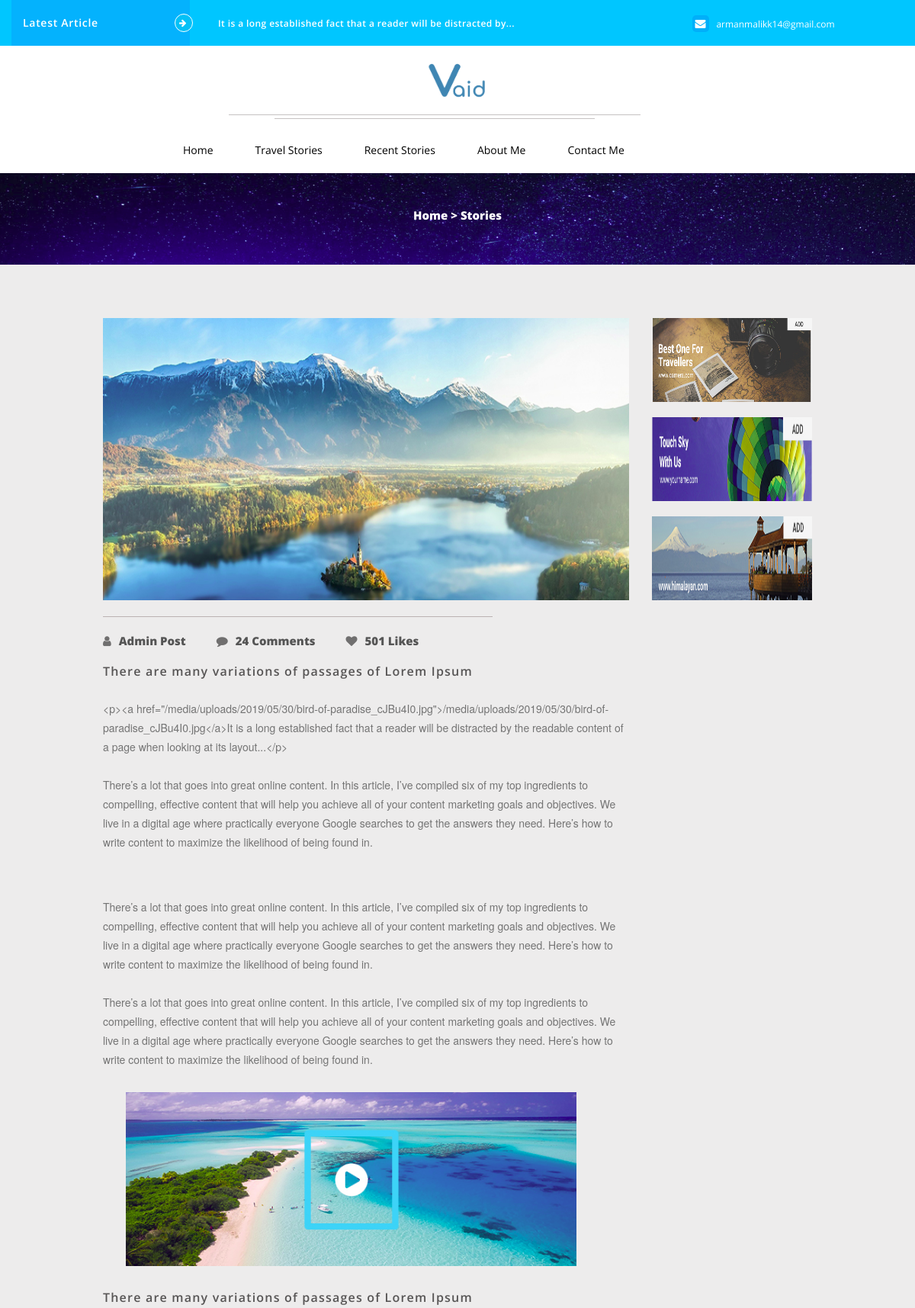
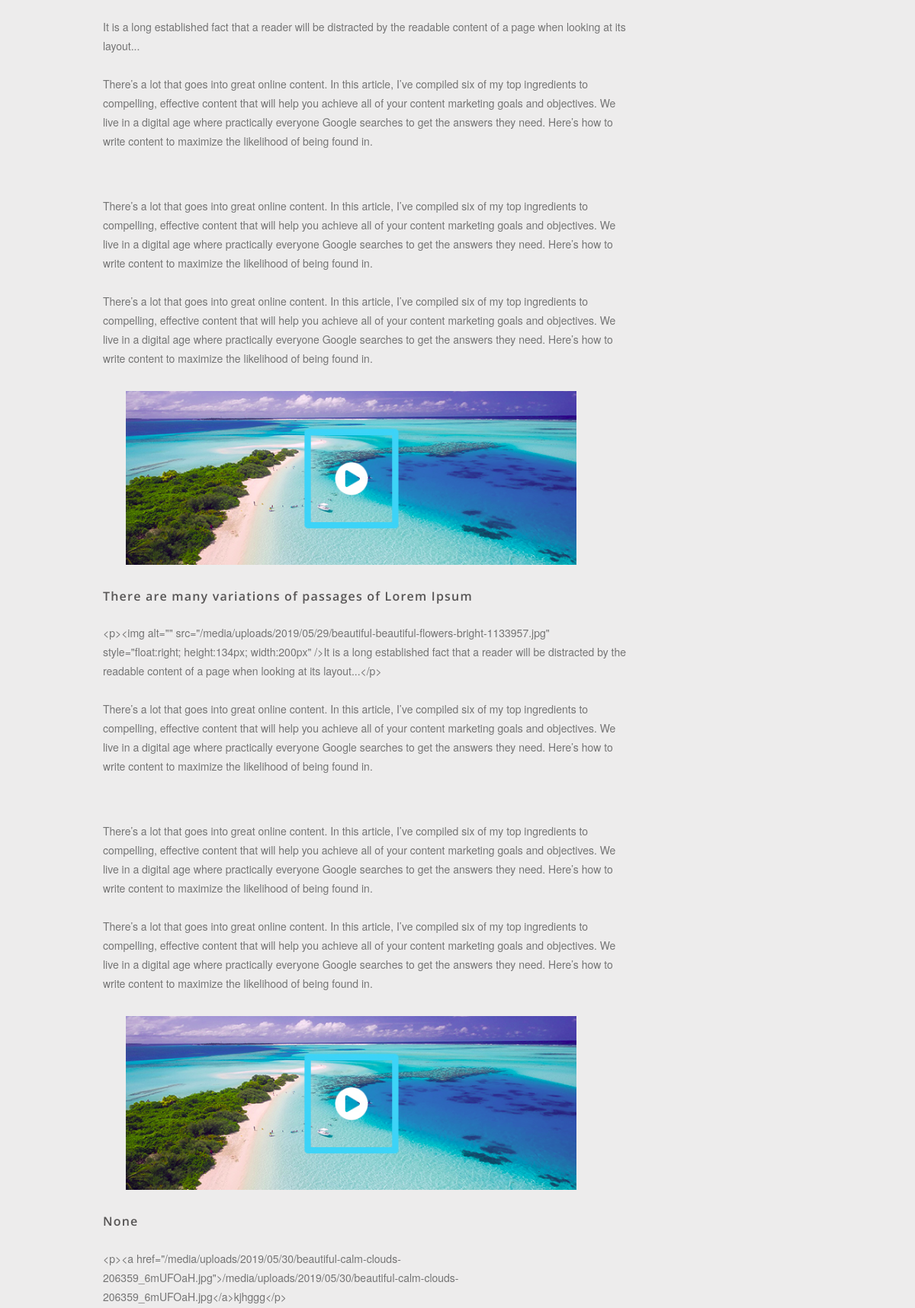
The app's page /single-post/ (upper part) with its own data (2 pictures, top to bottom).
### blog/models.py (models this page shows)
class Tour(models.Model):
    tour_title = models.CharField(max_length=200, null=True, blank=True)
    tour_content = RichTextUploadingField(null=True, blank=True)
    tour_content2 = RichTextUploadingField(null=True, blank=True, config_name='special')
    tour_pic = models.ImageField(upload_to='tour', null=True, blank=True)

### blog/views.py (the view)
# urls.py: path('single-post/', views.single_post, name='single-post'),
def single_post(request):
    single = Tour.objects.all()
    context = {
        'single': single,
    }
    return render(request, 'blog/single-post.html', context)

### blog/templates/blog/single-post.html (shortened to what this page needs)
{% extends 'blog/base.html' %}
{% load static %}
{% load widget_tweaks %}
{% block content %}
 <section id="page-details-section">
     <p id="page-datails-article"><a href="{% url 'index' %}">Home</a>  >  Stories</p>
 </section>
 <section id="all-the-single-articles" >
     <div class="container">
        <div class="row" id="single-post-row">
            <div class="col-md-12 col-sm-12 col-xs-12">
                <div class="col-md-9 col-sm-9 col-xs-12">
                   <img src="{% static 'images/single-main.png' %}" id="single-post-main-image" class="img-responsive">
                   <hr id="under-single-image">
                   <div id="the-single-page-boxs">
                      <ul id="social-media-comment">
                         <li id="soical-media-box"><span id="admin-logo"><i class="fa fa-user"></i></span><span id="admin-text">Admin Post</span></li>
                         <li id="soical-media-box"><span id="admin-logo"><i class="fa fa-comment"></i></span><span id="admin-text">24 Comments</span></li>
                         <li id="soical-media-box"><span id="admin-logo"><i class="fa fa-heart"></i></span><span id="admin-text">501 Likes</span></li>
                      </ul>
                   </div>
                   <br>
                   <div id="the-main-articles">
                       {% for object in single %}
                        <p id="single-post-title-main">{{ object.tour_title }}</p>
                        <p id="single-article-part1">{{ object.tour_content }}</p>
                        <p id="single-article-part1">There’s a lot that goes into great online content. In this article, I’ve compiled six of my top ingredients to compelling, effective content that will help you achieve all of your content marketing goals and objectives. We live in a digital age where practically everyone Google searches to get the answers they need. Here’s how to write content to maximize the likelihood of being found in.</p>
                        <p id="single-article-part1">There’s a lot that goes into great online content. In this article, I’ve compiled six of my top ingredients to compelling, effective content that will help you achieve all of your content marketing goals and objectives. We live in a digital age where practically everyone Google searches to get the answers they need. Here’s how to write content to maximize the likelihood of being found in.</p>
                        <p id="single-article-part1">There’s a lot that goes into great online content. In this article, I’ve compiled six of my top ingredients to compelling, effective content that will help you achieve all of your content marketing goals and objectives. We live in a digital age where practically everyone Google searches to get the answers they need. Here’s how to write content to maximize the likelihood of being found in.</p>
                        <img src="{% static 'images/single-page-video.png' %}" id="the-midle-single-pic" class="img-responsive">
                       {% endfor %}
                   </div>
                </div>
                <div class="col-sm-3 col-xs-12">
                   <img src="{% static 'images/add1.png' %}" id="add-num-one">
                   <img src="{% static 'images/add2.png' %}" id="add-num-one">
                   <img src="{% static 'images/add3.png'%}" id="add-num-one">
                </div>
            </div>
        </div>
     </div>
 </section>
{% endblock %}

### travel_blog/static/style/style.css (style rules this page uses)
body { margin: 0px; padding: 0px; overflow-x: hidden; }
section#page-details-section { background-image: url('../images/back5.png'); text-align: center; height: 120px; color: white }
p#page-datails-article { padding-top: 45px; font-size: 15px; font-weight: 800; font-family: 'Open Sans', sans-serif; }
p#page-datails-article a { color: white; cursor: pointer; }
section#all-the-single-articles { background: #edecec; padding-top: 70px; }
div#single-post-row { padding-left: 90px; padding-right: 90px; }
img#add-num-one { width: 100%; height: 110px; margin-bottom: 20px; }
img#single-post-main-image { width: 100%; height: 370px; }
hr#under-single-image { height: 1px; background: #bab1b1; width: 74%; margin-left: 0px; }
ul#social-media-comment { padding-left: 0px; }
ul#social-media-comment li { float: left; list-style: none; }
li#soical-media-box { padding-right: 40px; }
span#admin-text { padding-left: 10px; font-size: 15px; font-weight: 800; color: #555555; font-family: 'Open Sans', sans-serif; }
span#admin-logo { font-size: 15px; color: #706f6f; }
div#the-single-page-boxs { padding-bottom: 20px; }
p#single-post-title-main { font-size: 16px; font-weight: 600; color: #575555; font-family: 'Open Sans', sans-serif; letter-spacing: 1.2px; }
p#single-article-part1 { margin-top: 25px; color: #747474; line-height: 25px; }
img#the-midle-single-pic { margin-top: 30px; margin-bottom: 30px; }
img#the-midle-single-pic { margin-top: 30px; margin-bottom: 30px; width: 90%; padding-left: 30px; }

### records on screen
Tour: tour_title "There are many variations of passages of Lorem Ipsum", tour_content "<p><a href=\"/media/uploads/2019/05/30/bird-of-paradise_cJBu4I0.jpg\">/media/uploads/2019/05/30/bird-of-paradise_cJBu4I0.jpg</a>It is a long established fact that a reader will be distracted by the readable content of a page when looking at its layout...</p>"
Tour: tour_title "There are many variations of passages of Lorem Ipsum", tour_content "It is a long established fact that a reader will be distracted by the readable content of a page when looking at its layout..."
Tour: tour_title "There are many variations of passages of Lorem Ipsum", tour_content "<p><img alt=\"\" src=\"/media/uploads/2019/05/29/beautiful-beautiful-flowers-bright-1133957.jpg\" style=\"float:right; height:134px; width:200px\" />It is a long established fact that a reader will be distracted by the readable content of a page when looking at its layout...</p>"
Tour: tour_title "None", tour_content "<p><a href=\"/media/uploads/2019/05/30/beautiful-calm-clouds-206359_6mUFOaH.jpg\">/media/uploads/2019/05/30/beautiful-calm-clouds-206359_6mUFOaH.jpg</a>kjhggg</p>"
